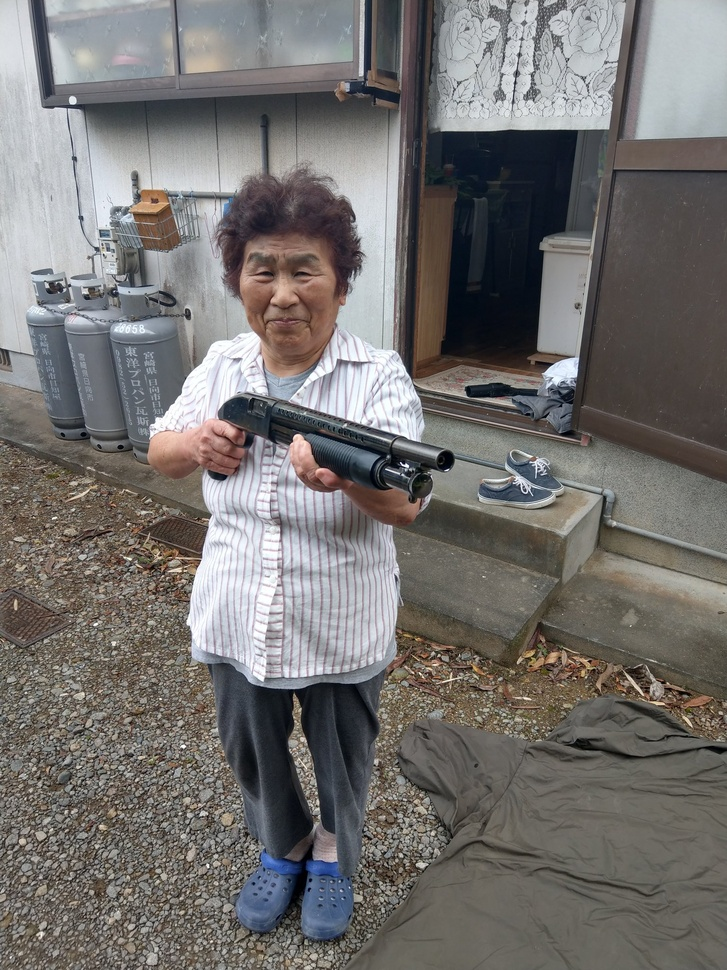
#> input picture image/grandma3.jpeg, 727 x 970 px, shrunk from 1536 x 2048 before the run, found by its file name
$ python h2_rgb_divide.py
#> lines starting #> are read from the running program, lines starting #| are printed output that depends on the picture
import cv2 as cv
import sys

img=cv.imread('./image/grandma3.jpeg')
#> img is the input picture: shape (970, 727, 3); mean B, G, R 111.1, 113, 115.7

if img is None:
    sys.exit('can not find file')

cv.imshow('ori_rgb',img)

cv.imshow('r_channel',img[:,:,2])
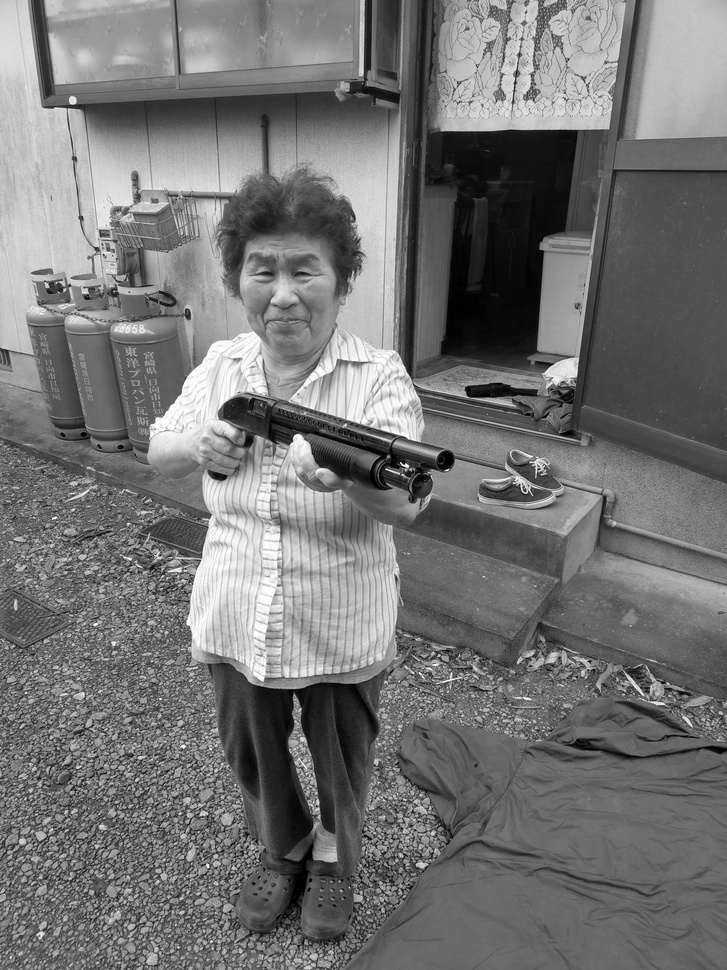
#> window 'r_channel': shape (970, 727); min 0, max 255, mean 115.7
cv.imshow('g_channel',img[:,:,1])
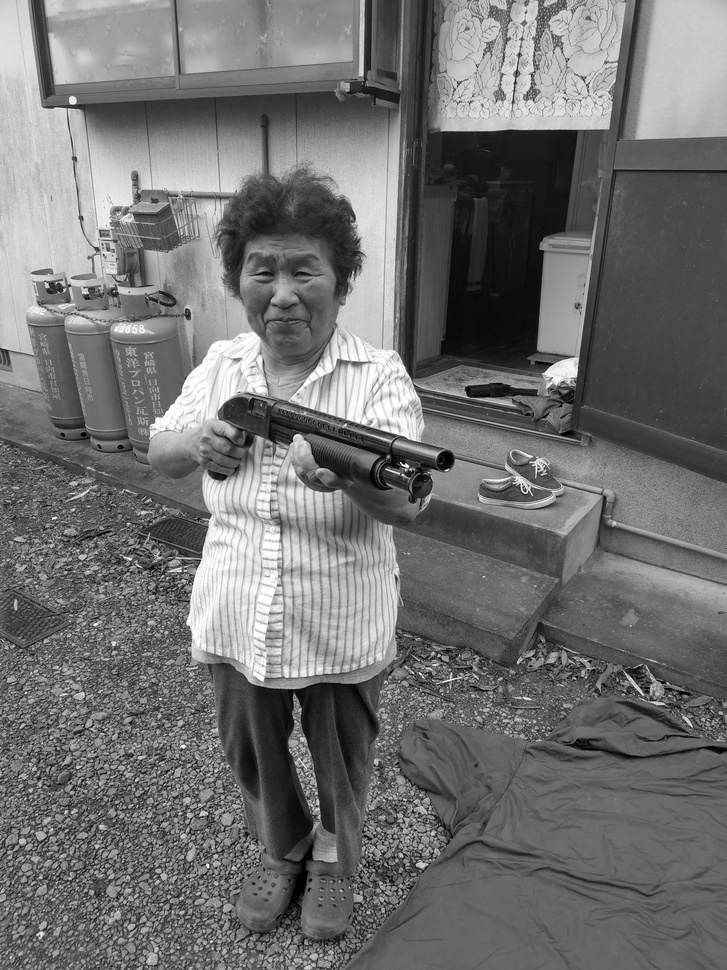
#> window 'g_channel': shape (970, 727); min 0, max 255, mean 113
cv.imshow('b_channel',img[:,:,0])
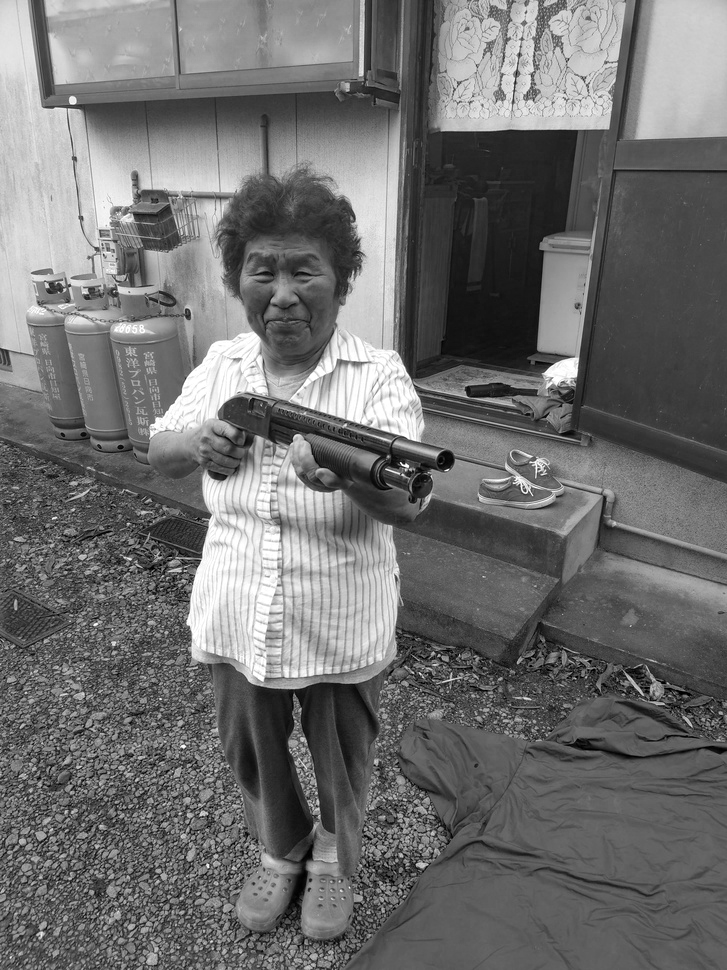
#> window 'b_channel': shape (970, 727); min 0, max 255, mean 111.1

cv.waitKey(0)
cv.destroyAllWindows()

$ run again, with image/grandma1.jpeg copied over image/grandma3.jpeg
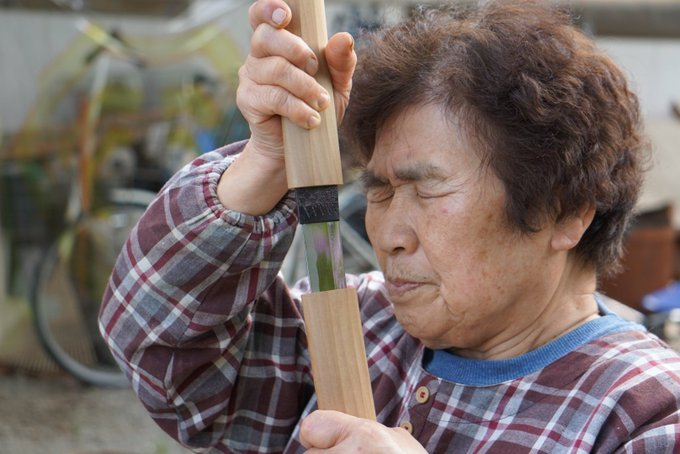
#> input picture image/grandma1.jpeg, 680 x 454 px, found by its file name
#> img is the input picture: shape (454, 680, 3); mean B, G, R 101.1, 105.9, 119.8
#> `cv.imshow('r_channel',img[:,:,2])`:
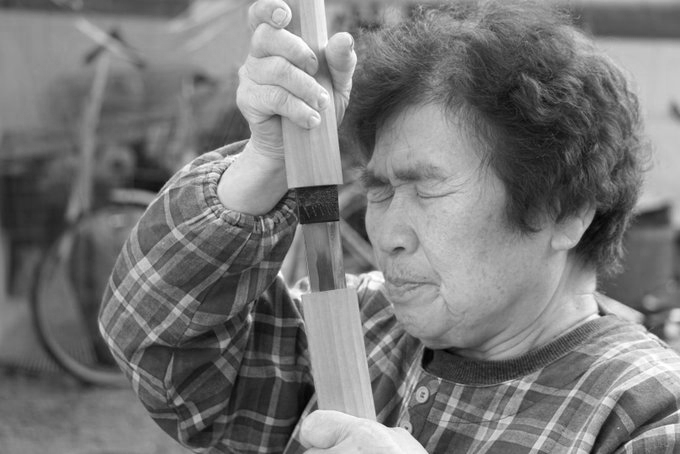
#> window 'r_channel': shape (454, 680); min 0, max 255, mean 119.8
#> `cv.imshow('b_channel',img[:,:,0])`:
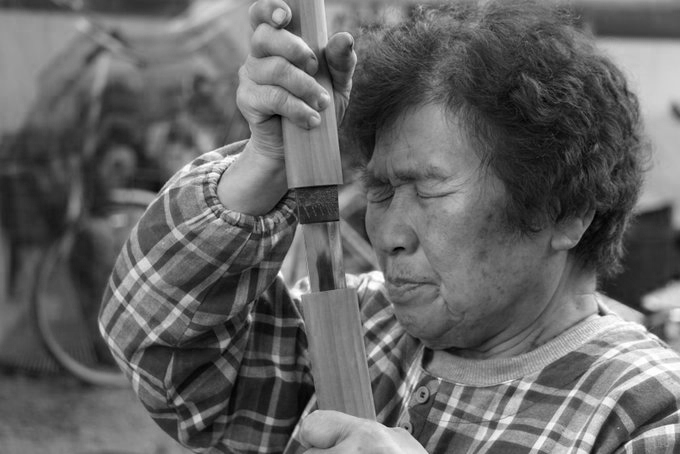
#> window 'b_channel': shape (454, 680); min 0, max 255, mean 101.1

$ run again, with image/grandma2.jpeg copied over image/grandma3.jpeg
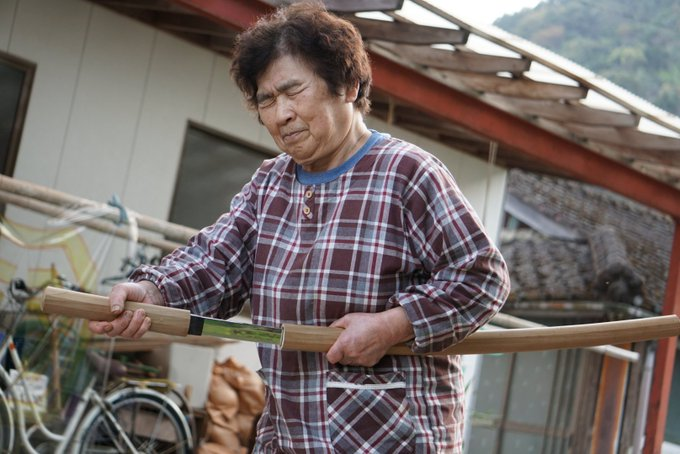
#> input picture image/grandma2.jpeg, 680 x 454 px, found by its file name
#> img is the input picture: shape (454, 680, 3); mean B, G, R 103.7, 107, 116.8
#> `cv.imshow('r_channel',img[:,:,2])`:
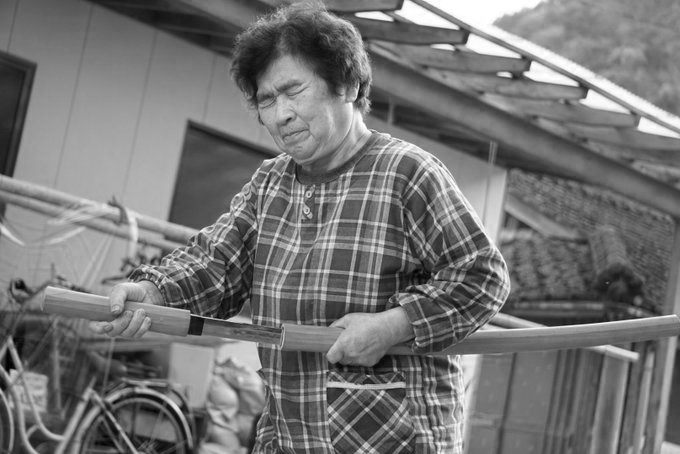
#> window 'r_channel': shape (454, 680); min 0, max 255, mean 116.8
#> `cv.imshow('b_channel',img[:,:,0])`:
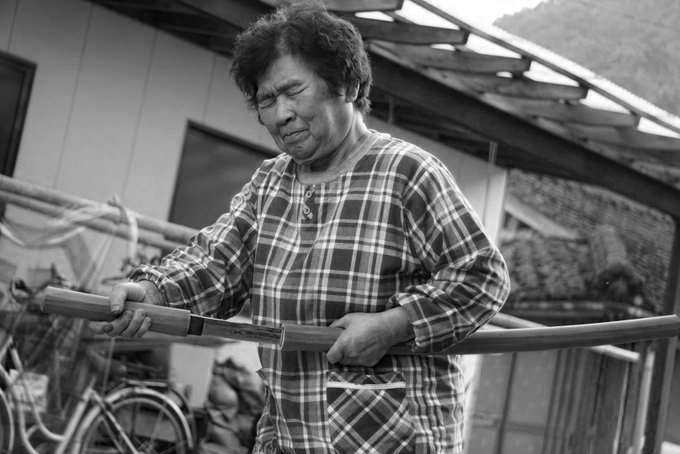
#> window 'b_channel': shape (454, 680); min 0, max 255, mean 103.7

$ run again, with image/grandma4.jpeg copied over image/grandma3.jpeg
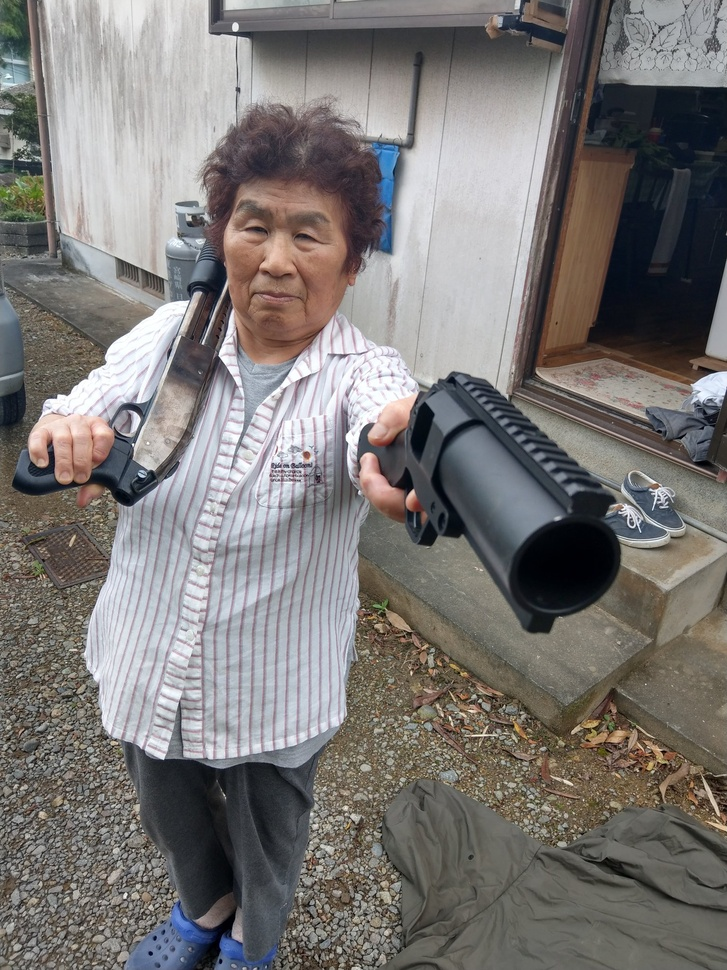
#> input picture image/grandma4.jpeg, 727 x 970 px, shrunk from 1536 x 2048 before the run, found by its file name
#> img is the input picture: shape (970, 727, 3); mean B, G, R 117, 119, 122.4
#> `cv.imshow('r_channel',img[:,:,2])`:
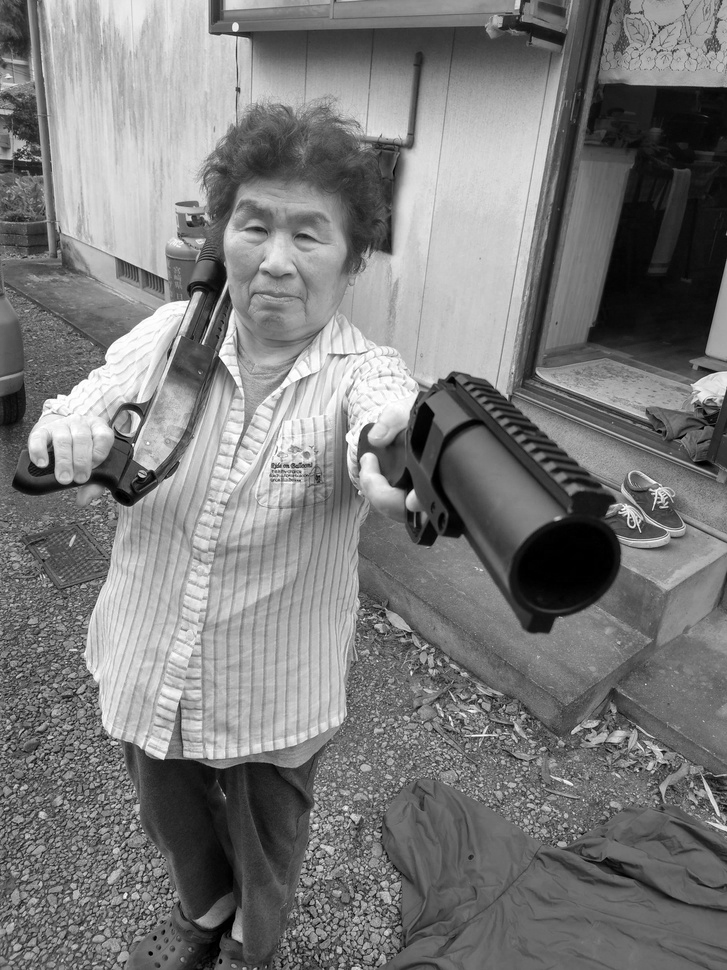
#> window 'r_channel': shape (970, 727); min 0, max 255, mean 122.4
#> `cv.imshow('b_channel',img[:,:,0])`:
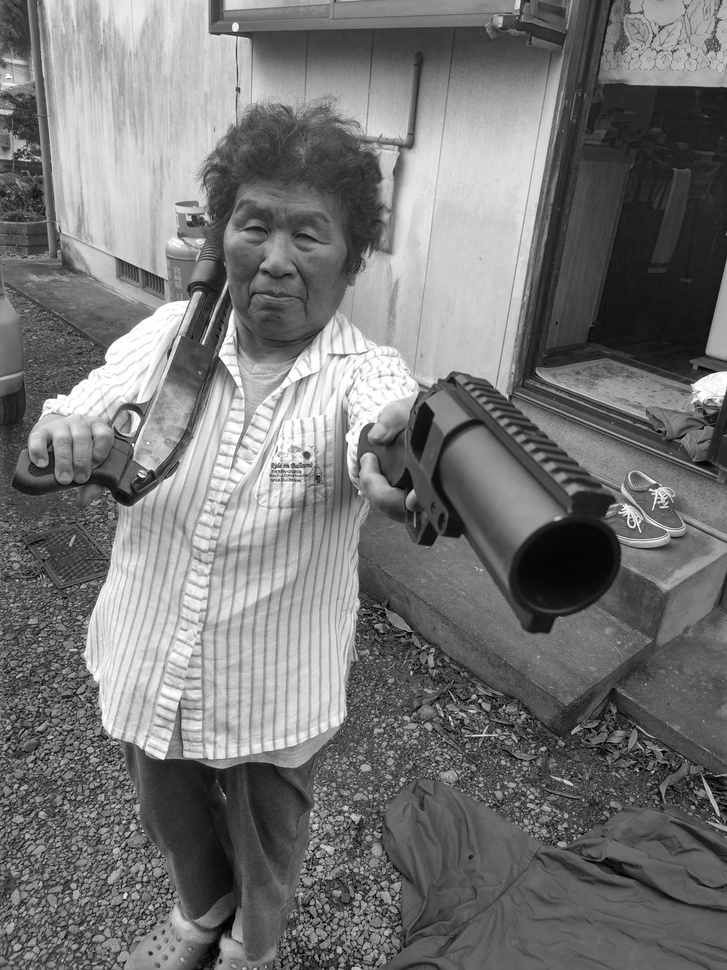
#> window 'b_channel': shape (970, 727); min 0, max 255, mean 117
